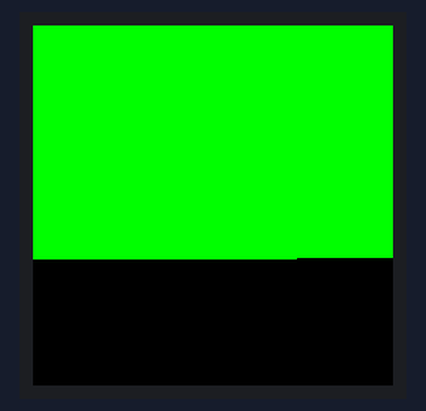
Bench run of a program on a simulated ESP32 board running MicroPython. On the bench: 240×240 colour display. Library files of the repository ran but are not shown: st7789py.py, vga1_16x16.py. At 0.8 s the program stops and its outputs stay as they are.

Above: at 0.75 s.

The program:

main.py
```python
# py -m mpremote connect COM3 fs cp "C:\Users\gabri\OneDrive\Desktop\ALE\python-ale\proyectos\snake_esp\main.py" :
import machine
import proyectos.snake.esp32.st7789py as st7789
import vga1_16x16 as font

st7789_res = 5
st7789_dc  = 4
pin_st7789_res = machine.Pin(st7789_res, machine.Pin.OUT)
pin_st7789_dc = machine.Pin(st7789_dc, machine.Pin.OUT)

disp_width = 240
disp_height = 240

spi = machine.SPI(
    2,
    baudrate=20_000_000,# Es la frecuencia del reloj SPI (SCK)
    polarity=1,
    phase=1,
    sck=machine.Pin(18),
    mosi=machine.Pin(23),
    miso=None
)
display = st7789.ST7789(spi, disp_width, disp_width,
                          reset=pin_st7789_res,
                          dc=pin_st7789_dc,
                          rotation=1)

display.fill(st7789.GREEN)
```
